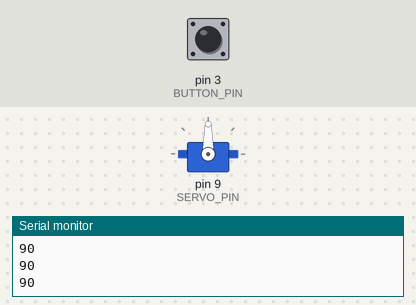
This sketch was run on a simulated Arduino Uno, built with avr-gcc and run on an emulated ATmega328P. Parts: servo, the last lines printed to the serial monitor. The test bench sets the inputs (shaded band); at power-on: pin 3 (BUTTON_PIN) HIGH.

Above: at 1.2 s.
1.3 s: pin 3 (BUTTON_PIN) pulled LOW for 0.15 s
At 1.43 s:
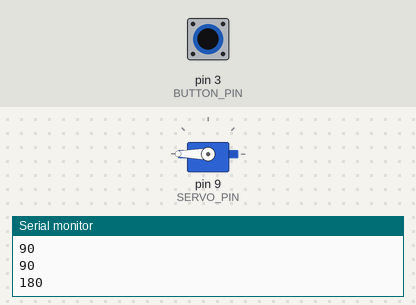
3.0 s: pin 3 (BUTTON_PIN) pulled LOW for 3.2 s
At 6.7 s:
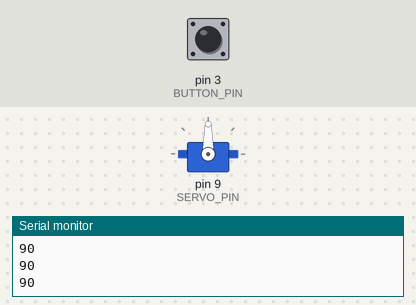
Timing chart, 0 to 8.2 s (numbered marks = the images above; inputs shaded):
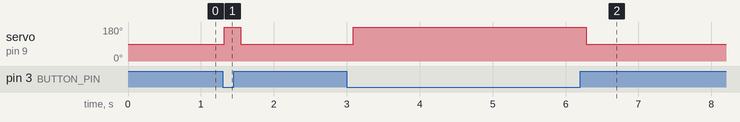

Measured:
- after the input at 1.3 s, servo on pin 9 (SERVO_PIN): 90° → 180° at once, → 90° 0.22 s later
- after the input at 3.0 s, servo on pin 9 (SERVO_PIN): 90° → 180° after 0.09 s, → 90° 3.2 s later

The sketch:

main.ino
```cpp
/*
    Press the button to control servo motor
    8 APR 2025 by Blind Author
*/

#include <Servo.h>

Servo myservo;

const int BUTTON_PIN = 3;
const int SERVO_PIN = 9;

void setup() {
  Serial.begin(9600);
  myservo.attach(SERVO_PIN);
  pinMode(BUTTON_PIN, INPUT);
}

void loop() {
  if (digitalRead(BUTTON_PIN) == LOW) {
    myservo.write(180);
    delay(10);
  } else {
    myservo.write(90);
    delay(10);
  }

  Serial.println(myservo.read());
  delay(100);
}
```
